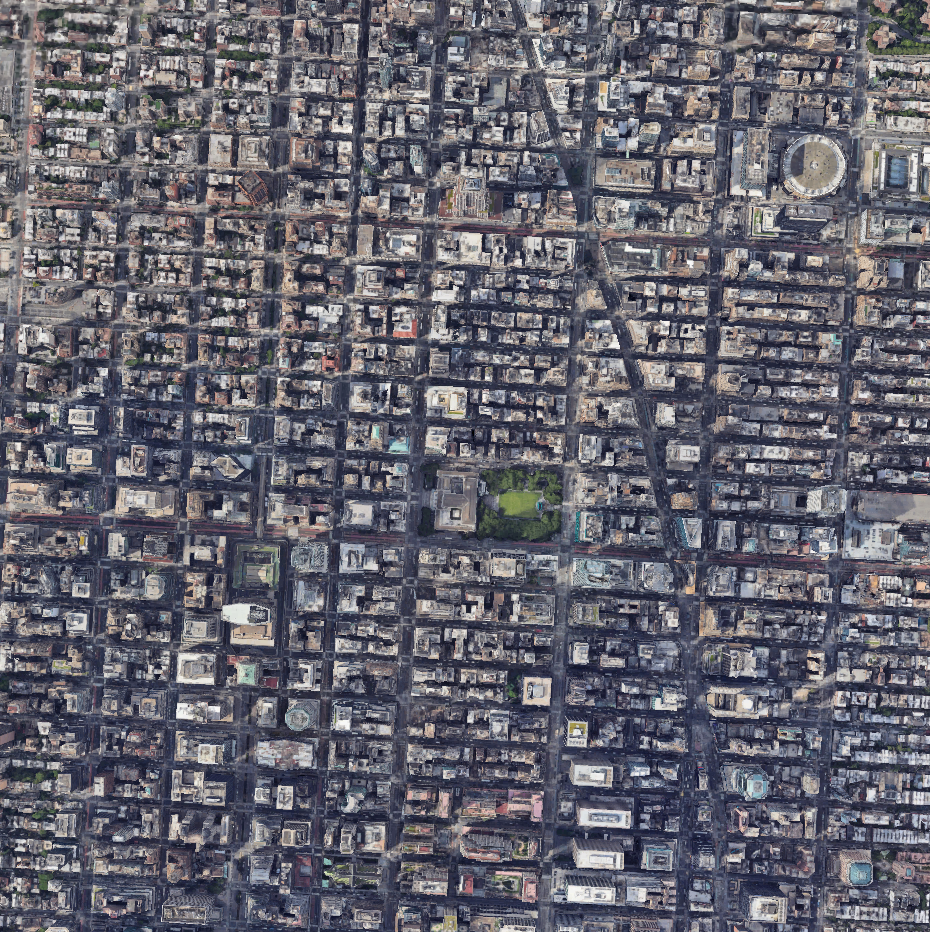
#> input picture Lab4/NY.png, 930 x 932 px
$ python main.py
#> lines starting #> are read from the running program, lines starting #| are printed output that depends on the picture; after the words box and inside, x2 and y2 are one past the last pixel; in counts of white or black regions, pixels touching at a corner belong together
import cv2
import numpy as np

# Завантаження цифрового зображення
image = cv2.imread('NY.png')
#> image is the input picture: shape (932, 930, 3); mean B, G, R 110.4, 100.4, 101.3

# Покращення якості зображення
gray = cv2.cvtColor(image, cv2.COLOR_BGR2GRAY)
equalized = cv2.equalizeHist(gray)
clahe = cv2.createCLAHE(clipLimit=2.0, tileGridSize=(8, 8))
clahe_output = clahe.apply(gray)
blurred = cv2.medianBlur(clahe_output, 5)
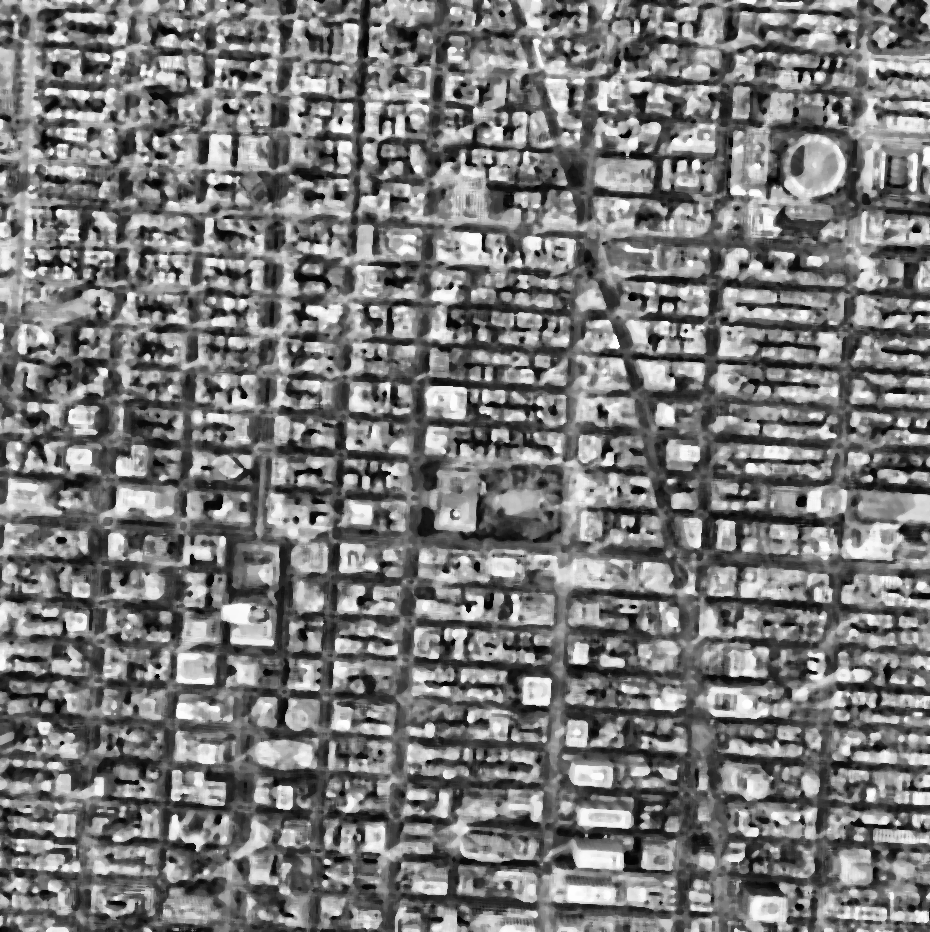
#> blurred: shape (932, 930); min 1, max 255, mean 120.5

# Векторизація об'єкта ідентифікації
_, thresh = cv2.threshold(blurred, 127, 255, cv2.THRESH_BINARY)
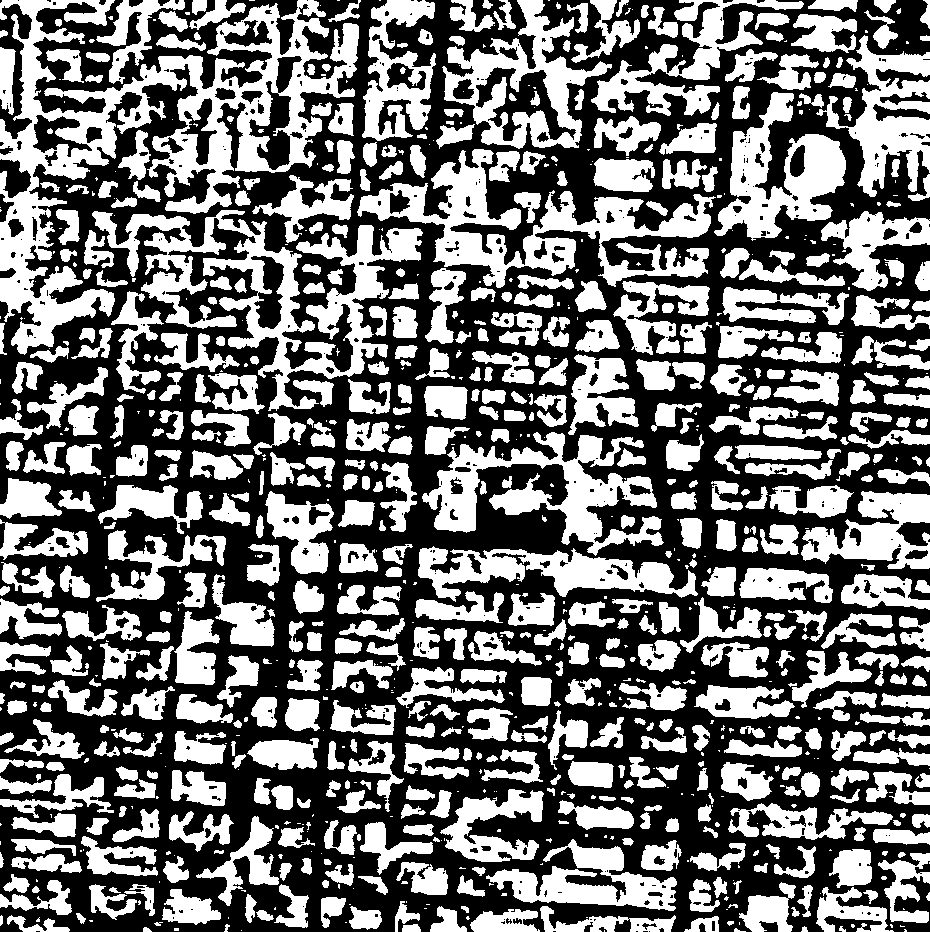
#> thresh: shape (932, 930); 44.9% white; 947 white regions (363 under 20 px), largest, box (x1, y1, x2, y2) and area: (0, 0, 359, 355) 33496, (92, 210, 423, 411) 17638, (357, 149, 716, 288) 15157
kernel = np.ones((5, 5), np.uint8)
thresh = cv2.erode(thresh, kernel, iterations=1)
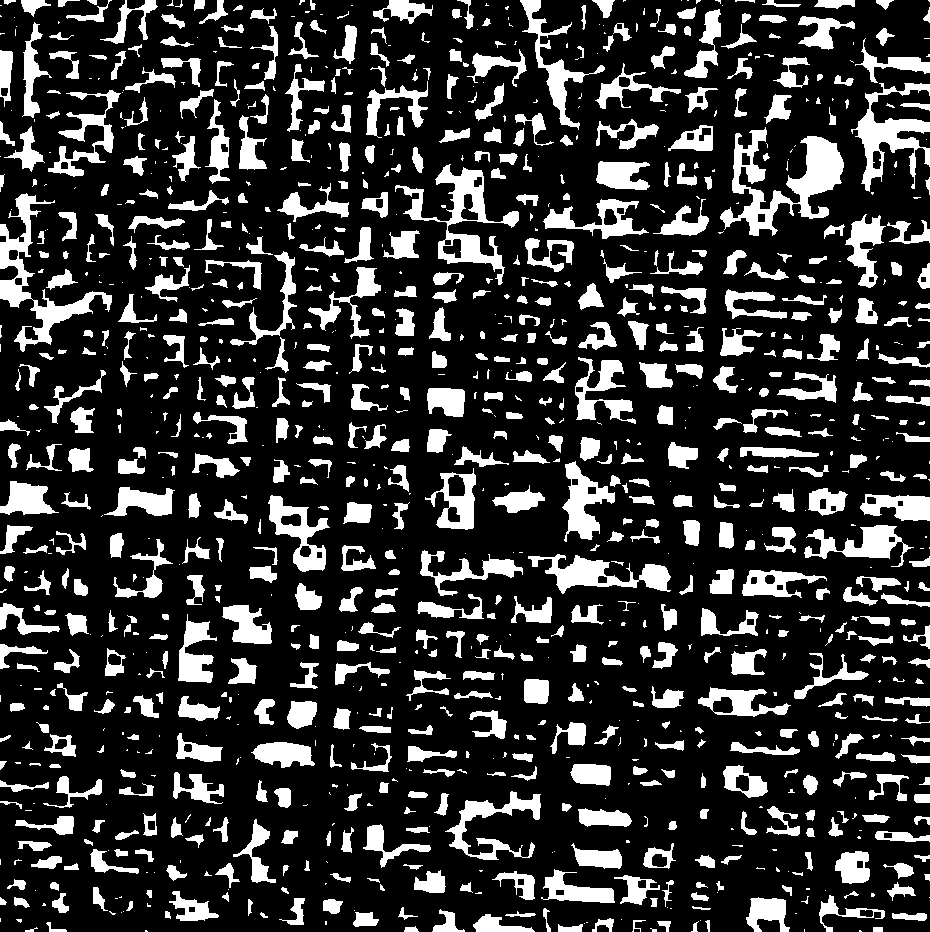
#> thresh: shape (932, 930); 20.6% white; 1137 white regions (418 under 20 px), largest, box (x1, y1, x2, y2) and area: (720, 127, 844, 236) 4832, (0, 193, 112, 352) 3614, (395, 164, 519, 285) 3473
thresh = cv2.dilate(thresh, kernel, iterations=1)
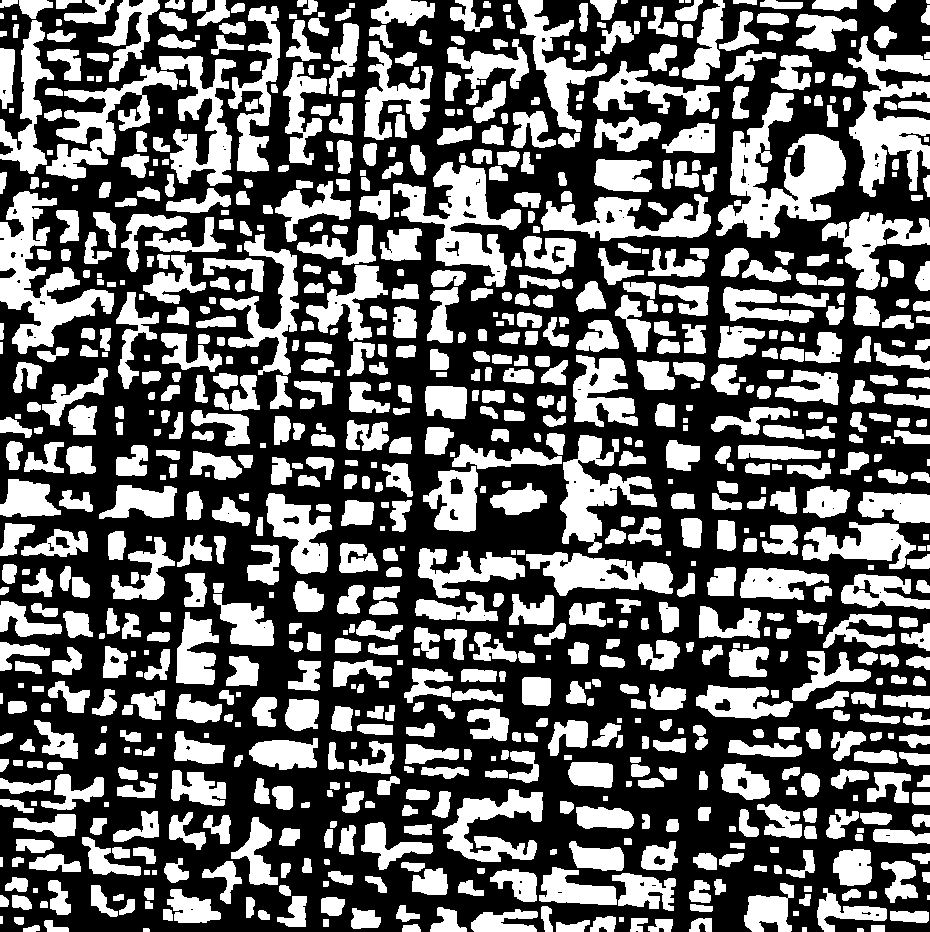
#> thresh: shape (932, 930); 40.5% white; 868 white regions (5 under 20 px)
contours, _ = cv2.findContours(thresh, cv2.RETR_EXTERNAL, cv2.CHAIN_APPROX_SIMPLE)
#> contours = 868 contours, 53 with area under 20; largest, box (x1, y1, x2, y2) and area: (716, 92, 846, 238) 7850, (0, 191, 114, 354) 6246, (393, 162, 521, 287) 5726, (848, 36, 930, 197) 5668, (46, 65, 178, 179) 4116

# Ідентифікація об'єкта за геометричною ознакою
for contour in contours:
    # Порівняння контуру з еталонними контурами з бази даних
    # Використання метрик подібності контурів
    # Ідентифікація об'єкта на основі найбільшої міри схожості

    # Приклад відображення ідентифікованого об'єкта
    x, y, w, h = cv2.boundingRect(contour)
    cv2.rectangle(image, (x, y), (x + w, y + h), (0, 255, 0), 2)
#> this loop made 868 passes
#> (x, y, w, h) on passes 1, 2, 5: (857, 928, 7, 4), (143, 928, 7, 4), (23, 925, 17, 7)
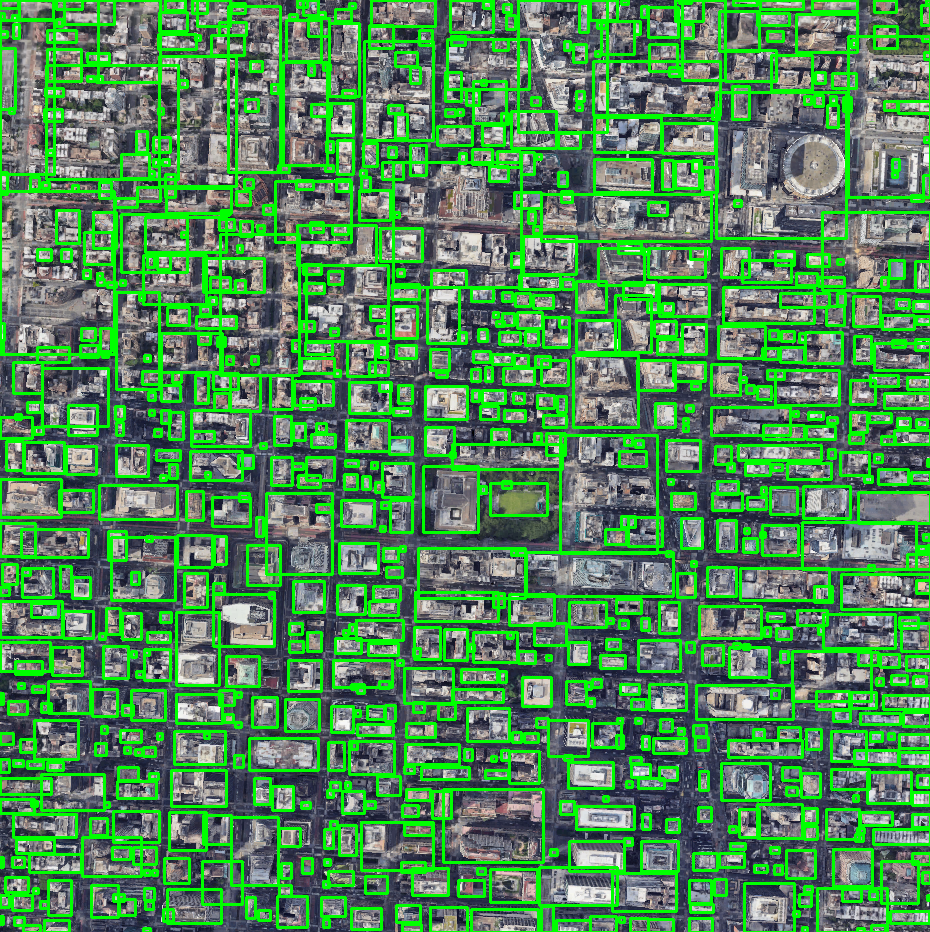
#> image: shape (932, 930, 3); mean B, G, R 87.1, 138.5, 80.7

# Відображення результатів
cv2.imshow('Identified Objects', image)
cv2.waitKey(0)
cv2.destroyAllWindows()
